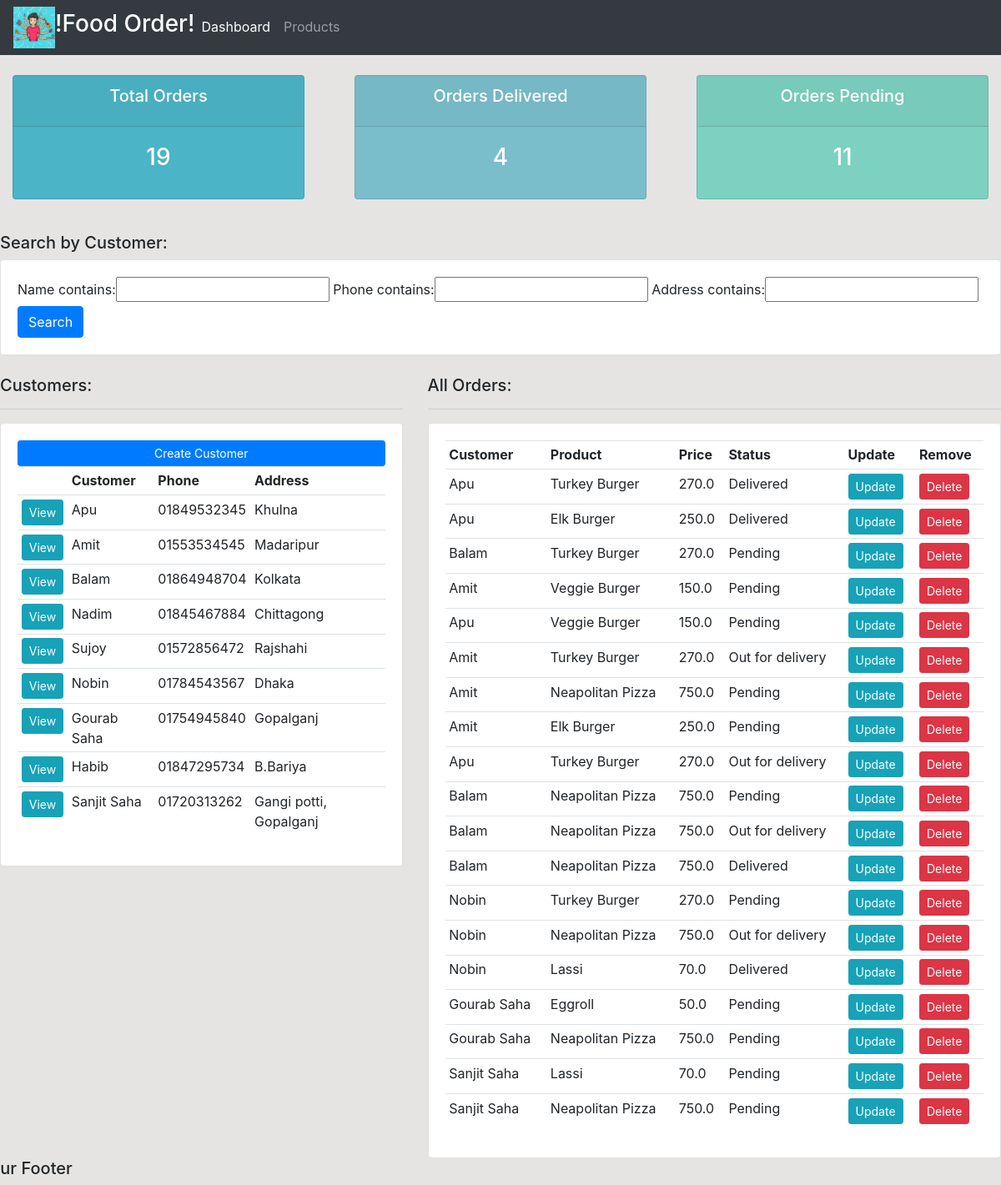
Before: / with the older database file.
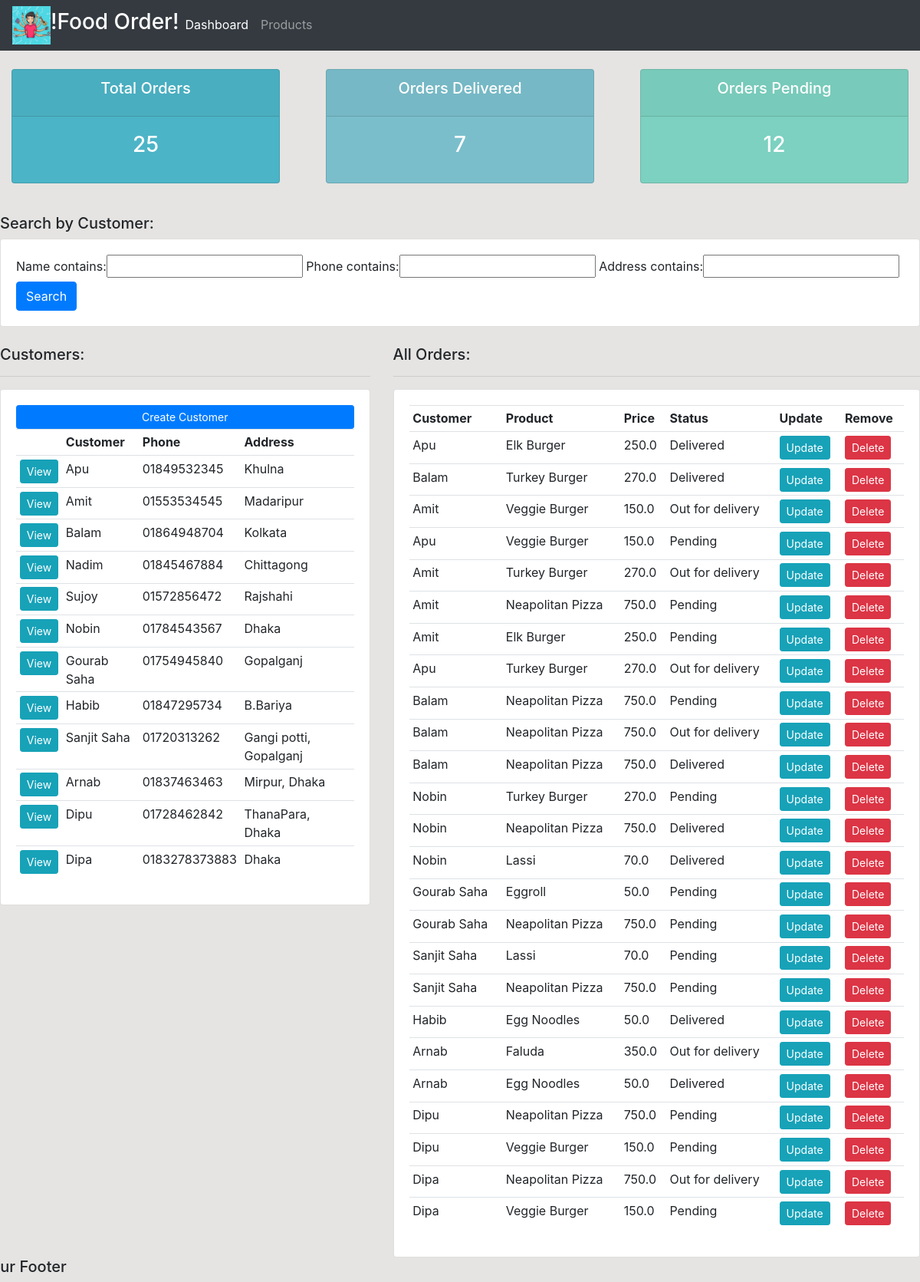
After: the same page with the newer database file.
### accounts/models.py (models this page shows, shortened)
class Customer(models.Model):
    name = models.CharField(max_length=200)
    phone = models.CharField(max_length=200, null = True)
    address = models.CharField(max_length=400, null = True)
    email = models.CharField(max_length=200, null = True)
    date_created = models.DateTimeField(auto_now_add= True)
    def __str__(self):
        return self.name

class Order(models.Model):
    STATUS = (
                ('Pending' , 'Pending'),
                ('Out for delivery', 'Out for delivery'),
                ('Delivered', 'Delivered'),
             )
    customer = models.ForeignKey(Customer, null = True , on_delete = models.SET_NULL)
    product = models.ForeignKey(Product, null = True , on_delete = models.SET_NULL)
    date_created =  models.DateTimeField(auto_now_add= True)
    status = models.CharField(max_length = 200, null = True, choices = STATUS)
    note = models.CharField(max_length = 1000, null = True)

class Product(models.Model):
    CATEGORY = (
                ('Veg', 'Veg'),
                ('Non Veg', 'Non Veg'),
                )
    name = models.CharField(max_length=200)
    price = models.FloatField(null = True)
    category = models.CharField(max_length=200, null = True, choices = CATEGORY)
    description = models.CharField(max_length=200, null = True, blank = True)
    date_created =  models.DateTimeField(auto_now_add= True)
    tags = models.ManyToManyField(Tag)
    def __str__(self):
        return self.name

### accounts/views.py (the view)
# urls.py: path('', views.home, name="home"),
def home(request):
    orders = Order.objects.all()
    customers = Customer.objects.all()
    total_customers = customers.count()
    total_orders = orders.count()
    delivered = orders.filter(status='Delivered').count()
    pending = orders.filter(status='Pending').count()
    myFilter = CustomerFilter(request.GET, queryset = customers)
    customers = myFilter.qs
    context = {'orders':orders, 'customers':customers,
    'total_customers': total_customers, 'total_orders':total_orders,
    'delivered': delivered, 'pending': pending, 'myFilter': myFilter}
    return render(request, 'accounts/dashboard.html',context)

### accounts/templates/accounts/dashboard.html
{% extends 'accounts/main.html' %}
{% block content %}
{% include 'accounts/status.html' %}
<br>
<h5>Search by Customer:</h5>
<div class="row">
<div class="col">
  <div class="card card-body">
    <form method="get">
      {{myFilter.form}}
      <button class="btn btn-primary" type="submit">Search</button>
    </form>
  </div>
</div>
</div>
<br>
<div class ="row">
  <div class="col-md-5">
    <h5>Customers:</h5>
    <hr>
    <div class="card card-body">
      <a class="btn btn-primary btn-sm btn-block" href="{% url 'create_customer' %}">Create Customer</a>
      <table class="table table-sm">
        <tr>
          <th></th>
          <th>Customer</th>
          <th>Phone</th>
          <th>Address</th>
        </tr>
        {% for customer in customers %}
         <tr>
           <td><a class="btn btn-sm btn-info" href="{% url 'customer' customer.id %}">View</a></td>
           <td>{{customer.name}}</td>
           <td>{{customer.phone}}</td>
           <td>{{customer.address}}</td>
         </tr>
        {% endfor %}
      </table>
    </div>
  </div>
  <div class="col-md-7">
    <h5>All Orders:</h5>
    <hr>
    <div class="card card-body">
      <table class="table table-sm">
        <tr>
          <th>Customer</th>
          <th>Product</th>
          <th>Price</th>
          <th>Status</th>
          <th>Update</th>
          <th>Remove</th>
        </tr>
        {% for order in orders %}
         <tr>
           <td>{{order.customer}}</td>
           <td>{{order.product}}</td>
           <td>{{order.product.price}}</td>
           <td>{{order.status}}</td>
           <td><a  class="btn btn-sm btn-info"  href="{% url 'update_order' order.id %}">Update</a></td>
           <td><a  class="btn btn-sm btn-danger"  href="{% url 'delete_order' order.id %}">Delete</a></td>
         </tr>
        {% endfor %}
      </table>
    </div>
  </div>
{% endblock %}

Changed rows visible on the page:
removed Order: customer "Apu", product "Turkey Burger", product.price "270.0", status "Delivered"
added Customer: name "Arnab", phone "01837463463", address "Mirpur, Dhaka"
added Customer: name "Dipu", phone "01728462842", address "ThanaPara, Dhaka"
added Customer: name "Dipa", phone "0183278373883", address "Dhaka"
changed Order (number 2 of 25 on the later page): status "Pending" → "Delivered"
changed Order (number 3 of 25 on the later page): status "Pending" → "Out for delivery"
changed Order (number 13 of 25 on the later page): status "Out for delivery" → "Delivered"
added Order: customer "Habib", product "Egg Noodles", product.price "50.0", status "Delivered"
added Order: customer "Arnab", product "Faluda", product.price "350.0", status "Out for delivery"
added Order: customer "Arnab", product "Egg Noodles", product.price "50.0", status "Delivered"
added Order: customer "Dipu", product "Neapolitan Pizza", product.price "750.0", status "Pending"
added Order: customer "Dipu", product "Veggie Burger", product.price "150.0", status "Pending"
added Order: customer "Dipa", product "Neapolitan Pizza", product.price "750.0", status "Out for delivery"
added Order: customer "Dipa", product "Veggie Burger", product.price "150.0", status "Pending"
Other visible differences:
{{ total_orders }}: "19" → "25"
{{ delivered }}: "4" → "7"
{{ pending }}: "11" → "12"
